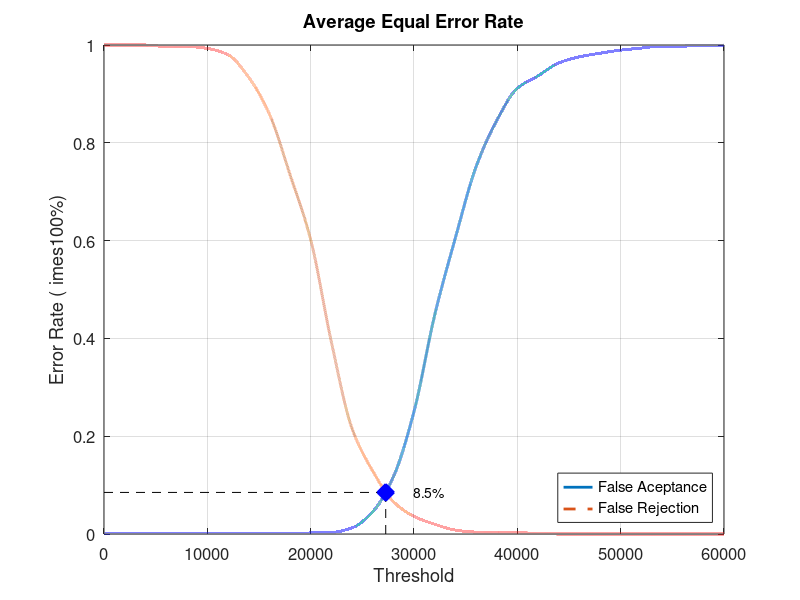
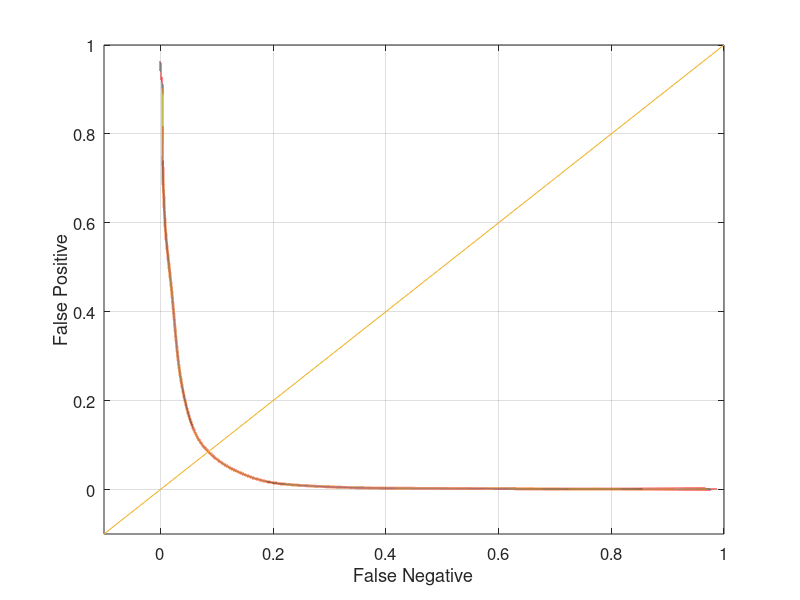

Recreate these plots in MATLAB, in order.
close all;
clear;
clc;
x = 0:2000:60000;
xq = 0:0.5:60000;

y0 = [0 0.00105263 0.00105263 0.00105263 0.00105263 0.00105263 0.00105263 0.00105263 0.00105263 0.00105263 0.00210526 0.0031579 0.0126316 0.0452632 0.116842 0.250526 0.447368 0.605263 0.750526 0.845263 0.911579 0.936842 0.963158 0.975789 0.983158 0.989474 0.993684 0.997895 0.997895 0.998947 1]
yy0 = interp1(x, y0, xq, 'pchip');
y1 = [1 1 1 0.997 0.997 0.993 0.98 0.934 0.859 0.735 0.602 0.393 0.216 0.129 0.066 0.036 0.02 0.008 0.004 0.004 0.003 0.001 0 0 0 0 0 0 0 0 0]
yy1 = interp1(x, y1, xq, 'pchip');

% Calculating EER: 
y2 = abs(y0 - y1);
find(y2 == min(y2))
yy2 = abs(yy0 - yy1);
xEER = find(yy2 == min(yy2));
xEERIndex = xq(xEER) % X-axis EER
yEER = yy0(xEER) % Y-axis EER

main = figure
plot(xq, yy0,'-','LineWidth', 2);	hold on
plot(xq, yy1,'--','LineWidth', 2);	hold on
plot([xEERIndex xEERIndex], [0 yEER], 'k--');	hold on
plot([0 xEERIndex], [yEER yEER], 'k--');	hold on
plot(xEERIndex, yEER, 'bx', 'LineWidth', 10);	hold on
text(xEERIndex + 10 * xEERIndex / 100, yEER, [num2str(round((10000 * yEER)) / 100) '%'])
legend('False Aceptance', 'False Rejection', 'Location', 'SouthEast')
xlabel('Threshold')
ylabel('Error Rate (	imes100%)')
title('Average Equal Error Rate')
set(gca, 'FontSize', 12)
axis([0 60000 0 1])
grid on

print(main, 'Database1AverageMain', '-dpng');
FNRxFPR = figure('Color', [1 1 1]);
plot(yy1, yy0, '-', yy1, yy0, 'LineWidth', 2);
hold on
y = -0.1:0.1:1
plot(y, y); 
set(gca, 'FontSize', 12)
xlabel('False Negative')
ylabel('False Positive')
axis([-0.1 1 -0.1 1])
set(gca, 'FontSize', 12)
grid on

print(FNRxFPR, 'Database1AverageFNRxFPR','-dpng');
